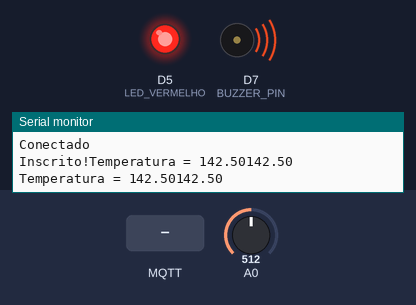
Bench run of a sketch on a simulated ESP8266 (NodeMCU). Parts: output pins drawn as LEDs (lit = HIGH), buzzer (waves = sounding, pin HIGH), the last lines printed to the serial monitor. Inputs (shaded band) come from the test bench; at power-on: A0 = 512. WiFi joins after 1.5 s; servers stay silent unless stated; no MQTT or app messages arrive unless stated.

Above: at 2.7 s.
2.8 s: MQTT message "off" arrives on the first subscribed topic
7.0 s: A0 set to 102
8.7 s: A0 set to 88
At 10.3 s:
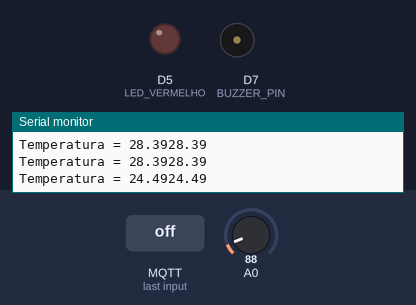
11.0 s: MQTT message "on" arrives on the first subscribed topic
13.0 s: A0 set to 122
At 14.7 s:
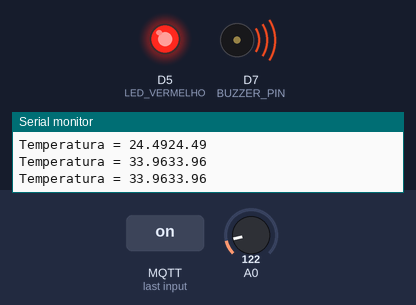
Timing chart, 0 to 16.0 s (numbered marks = the images above; inputs shaded):
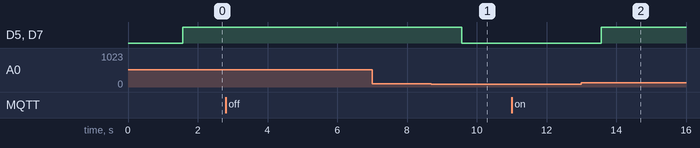

Measured:
- the behaviour switches between 98 and 97 on A0 (found by bisection; images 0 and 1)
- after the input at 8.7 s, D5 (LED_VERMELHO), D7 (BUZZER_PIN): HIGH → LOW after 0.87 s
- after the input at 13.0 s, D5 (LED_VERMELHO), D7 (BUZZER_PIN): LOW → HIGH after 0.58 s

The sketch:

SKETCH_FINAL.ino
```cpp
#include <PubSubClient.h>
#include <ESP8266WiFi.h>

#define BUZZER_PIN D7

#define LED_VERMELHO D5

const char* ssid = "CASA";
const char* password = "empresa2010";
const char* mqtt_server = "mqtt.eclipse.org";
const char* mqttUser = "ambi";
const char* mqttPassword = "5276";
const int mqttPort = 1883;

char pub_str[100];


float gettemp();

WiFiClient espClient;
PubSubClient client(espClient);
void setup_wifi()
{

delay(10);

Serial.print("Conectando na rede ");
 Serial.println(ssid);
 WiFi.begin(ssid, password);

while (WiFi.status() != WL_CONNECTED){
 delay(500);
 Serial.print("-");
 }

Serial.println();
 Serial.println("WiFi Conectado");
 Serial.println("IP ");
 Serial.println();
 Serial.println(WiFi.localIP());
}

void callback(char* topic, byte* payload, unsigned int length){


Serial.print("Mensagem recebida : ");
 Serial.print(topic);
 Serial.print(" : ");
 pinMode(LED_VERMELHO, OUTPUT);
 for (int i = 0; i < length; i++){
 Serial.println((char)payload[i]);

 }

 pinMode(LED_VERMELHO, OUTPUT);
 pinMode(BUZZER_PIN, OUTPUT);
 float val = analogRead(A0);
 float c = val * 285.0 / 1024.0;
 if ((char)payload[0] == 'o' && (char)payload[1] == 'n'){
      digitalWrite(LED_VERMELHO, HIGH);


   }
  else if ((char)payload[0] == 'o' && (char)payload[1] == 'f' && (char)payload[2] == 'f') {
      digitalWrite(LED_VERMELHO, LOW);

 }


}


void reconnect(){

while(!client.connected()){
Serial.println("Tentando conexão com o MQTT");
if(client.connect("...")){
Serial.println("Conectado");
client.publish("ambitemp_temperatura","Conectado!");
client.subscribe("ambitemp_led");
Serial.print("Inscrito!");

}
else{
Serial.print("Falha, rc = ");
Serial.print(client.state());
Serial.println("Nova tentativa em 5 segundos ");
delay(5000);
 }
 }
}

void setup(){

 pinMode(LED_VERMELHO, OUTPUT);
 pinMode(BUZZER_PIN, OUTPUT);
 digitalWrite(BUZZER_PIN, LOW);
 Serial.begin(115200);
 setup_wifi();
 client.setServer(mqtt_server, 1883);
 client.setCallback(callback);
 reconnect();
}

void loop()
{

if(!client.connected()){
reconnect();
Serial.print("Desconectado");
}

float tmp = gettemp();
dtostrf(tmp,2,2,pub_str);
Serial.print(pub_str);
Serial.println(tmp);
client.publish("ambitemp_temperatura",pub_str);
delay(1000);


client.loop();
}

float gettemp() {
 float val = analogRead(A0);
 float c = val * 285.0 / 1024.0;

 if (c > 27) {
    digitalWrite(LED_VERMELHO, HIGH);
    digitalWrite(BUZZER_PIN, HIGH);
 }
 else{
    digitalWrite(LED_VERMELHO, LOW);
    digitalWrite(BUZZER_PIN, LOW);
 }

 Serial.print("Temperatura = ");
 return c;

}
```
